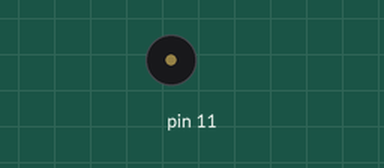
The sketch below on a simulated Arduino Uno, built with avr-gcc and run on an emulated ATmega328P. Parts: buzzer (waves = sounding).

Above: at 0.6 s.
Timing chart, 0 to 3.0 s (numbered marks = the images above):
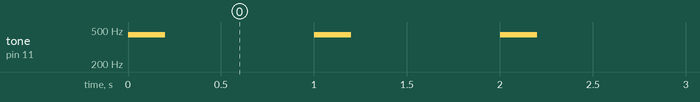

Measured:
- by itself, tone on pin 11: alternates 440 Hz for 0.20 s and silent for 0.80 s

The sketch:

buzzer.ino
```cpp
#include <avr/io.h>
// macros de bit

#define set_bit(reg, bit) ((reg) |= (1 << (bit)))
#define clr_bit(reg, bit) ((reg) &= ~(1 << (bit)))
#define cpl_bit(reg, bit) ((reg) ^= (1 << (bit)))
#define tst_bit(reg, bit) ((reg) & (1 << (bit)))

void meu_tone(uint16_t frequencia) {
  // tone(11, frequencia), frequencia >= 245 Hz
  // f = 16 MHz / (2 * 128 * (OCR2A + 1))
  OCR2A = 62500 / frequencia - 1;
  // modo CTC, D11 (OC2A) inverte a cada volta
  TCCR2A = (1 << COM2A0) | (1 << WGM21);
  TCCR2B = (1 << CS22) | (1 << CS20); // N = 128: liga
}

void meu_noTone() { // noTone(11)
  TCCR2B = 0; // para o timer
  TCCR2A = 0; // D11 volta a ser pino comum
  clr_bit(PORTB, PB3);
}

void setup() {
  set_bit(DDRB, PB3); // pinMode(11, OUTPUT)
}
void loop() {
  meu_tone(440);
  delay(200);
  meu_noTone();
  delay(800);
}
```
